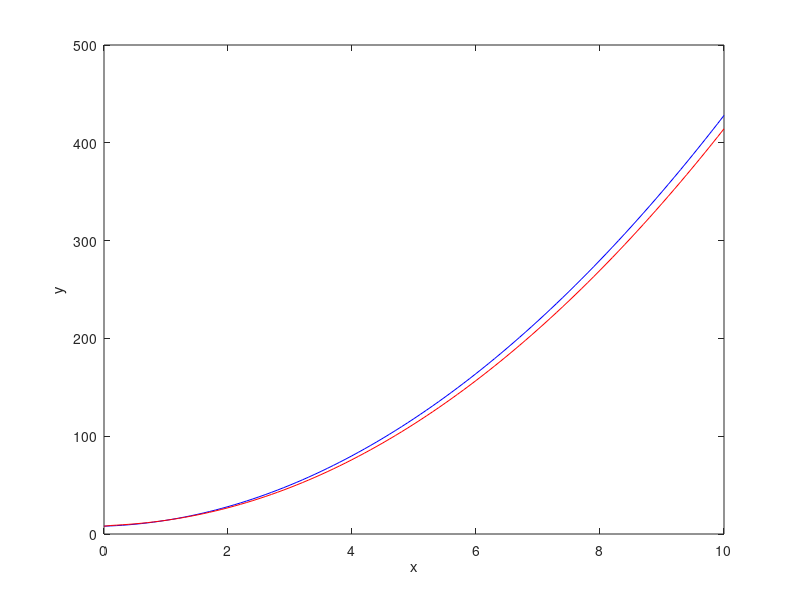

The MATLAB script that drew this image:
% plot y=4*x^2 + 2*x + 8 and y=4*x^2 + 2*x^(1/2) + 8 where 0<=x<=10

x=0:0.1:10;
y1=zeros(1,size(x,2));
y2=zeros(1,size(x,2));

for i=1:size(x,2)
    y1(i)=4*x(i)^2 + 2*x(i) + 8;
    y2(i)=4*x(i)^2 + 2*x(i)^(1/2) + 8;
end

plot(x,y1,'b');
hold on;
plot(x,y2,'r');
xlabel('x');
ylabel('y');